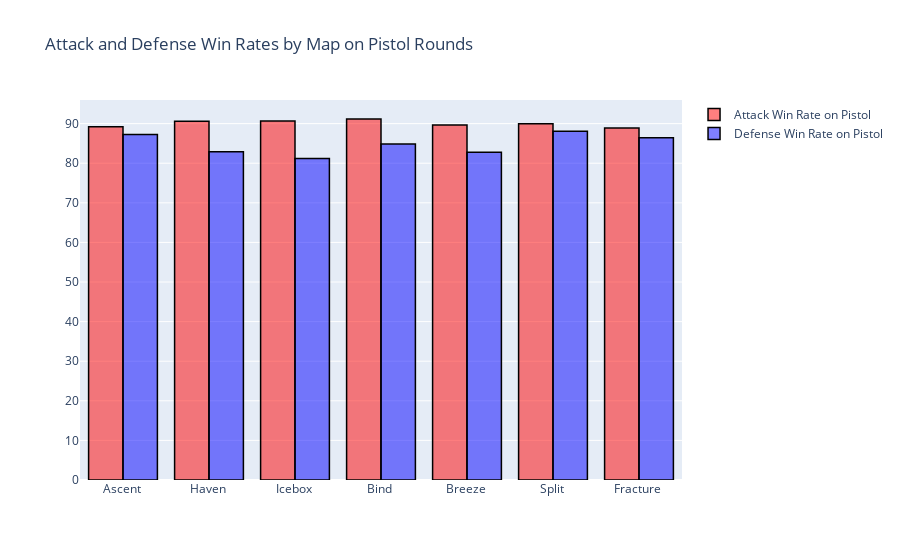

Notebook code for this chart:
### Markdown cell above
### Second Round Conversion Rates 

Finally, the same analysis can be carried out for the second round conversion rates. If we remind ourselves of the definition, this quantity tells us how likely a team that is attacking or defending is to win the round after the pistol round. Since rounds 1 and 13 are considered pistol rounds, this quantity assesses the rounds 2 and 14.

From our analysis, we observe that all rates are pretty high. Meaning that, in general, a team who has one the pistol round is pretty likely to win the following one as well. However, it is more likely for attacker teams to do this, in all maps. Icebox is the map for which this difference is greater, being 10% more likely for an attacker team who won a pistol round to win the following one.

### Code cell
trace1 = go.Bar(
                x = maps_data.map,
                y = maps_data.second_round_conversion_atk,name='Attack Win Rate on Pistol',
                marker = dict(color = 'rgba(255, 0, 0, 0.5)',
                             line=dict(color='rgb(0,0,0)',width=1.5)))
trace2 = go.Bar(
                x = maps_data.map,
                y = maps_data.second_round_conversion_def,name='Defense Win Rate on Pistol',
                marker = dict(color = 'rgba(0, 0, 255, 0.5)',
                              line=dict(color='rgb(0,0,0)',width=1.5)))
data = [trace1,trace2]
layout = go.Layout(title= 'Attack and Defense Win Rates by Map on Pistol Rounds',barmode = "group")
fig = go.Figure(data = data, layout = layout)
iplot(fig)

### Figure 1 — Plotly figure (JSON) as saved in the notebook; plotly's stock layout.template omitted (floating-point values rounded to 4 significant figures)
{"data": [{"marker": {"color": "rgba(255, 0, 0, 0.5)", "line": {"color": "rgb(0,0,0)", "width": 1.5}}, "name": "Attack Win Rate on Pistol", "type": "bar", "x": ["Ascent ", "Haven ", "Icebox ", "Bind ", "Breeze ", "Split ", "Fracture "], "y": [89.24, 90.62, 90.68, 91.17, 89.66, 89.96, 88.92]}, {"marker": {"color": "rgba(0, 0, 255, 0.5)", "line": {"color": "rgb(0,0,0)", "width": 1.5}}, "name": "Defense Win Rate on Pistol", "type": "bar", "x": ["Ascent ", "Haven ", "Icebox ", "Bind ", "Breeze ", "Split ", "Fracture "], "y": [87.28, 82.88, 81.17, 84.83, 82.76, 88.06, 86.46]}], "layout": {"barmode": "group", "title": {"text": "Attack and Defense Win Rates by Map on Pistol Rounds"}}}
